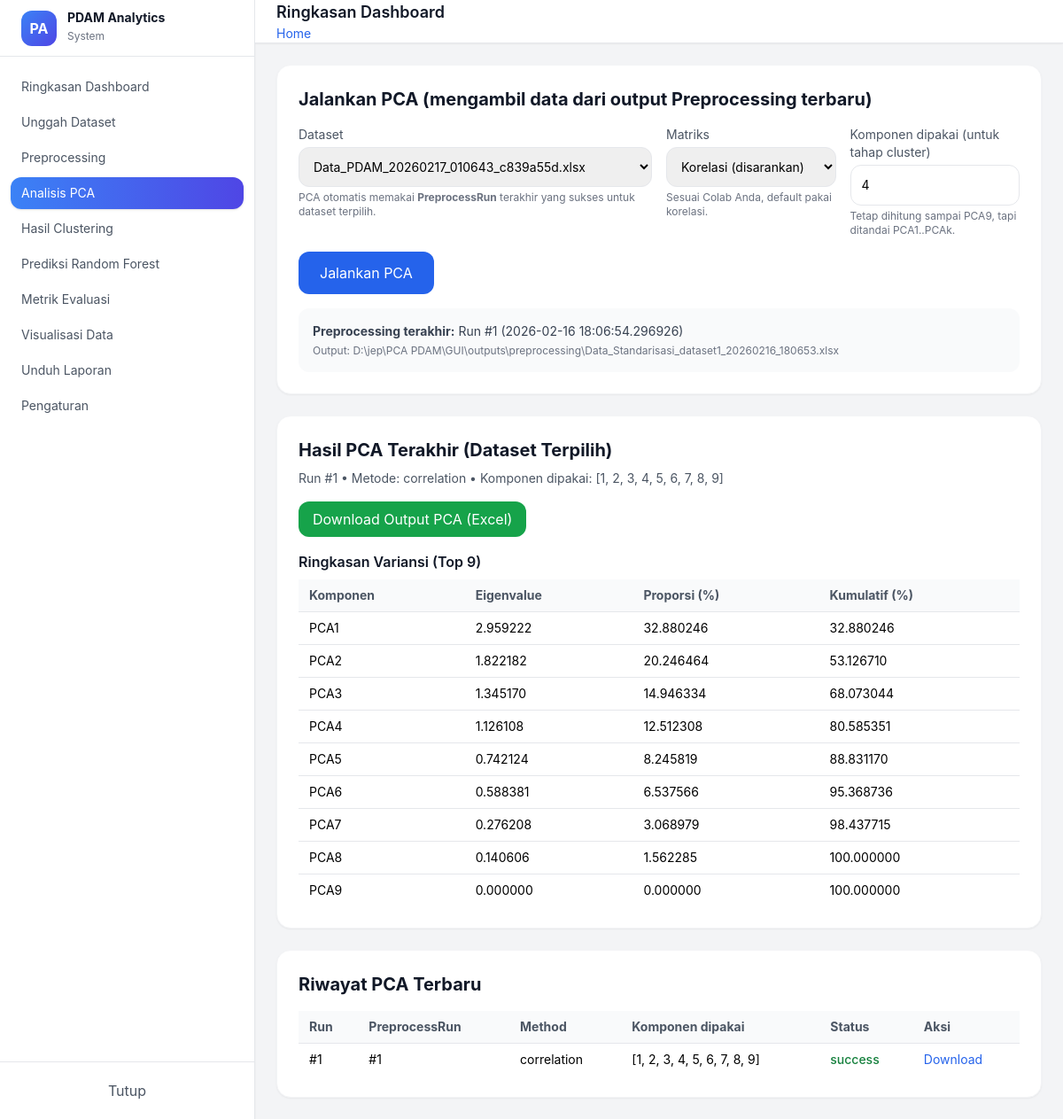
The app's page /pca/?dataset_id=1, older data.
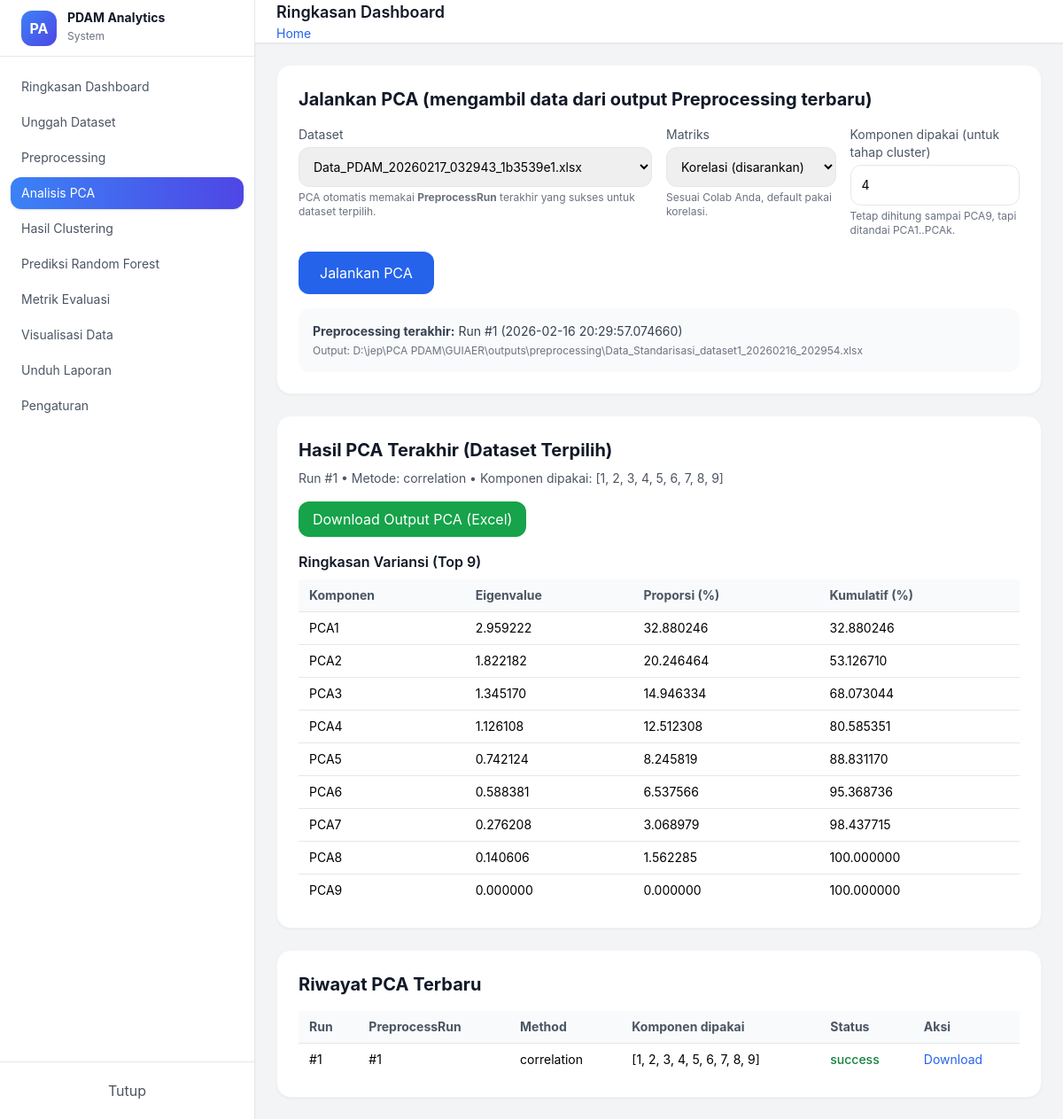
The same page, newer data.
### models/pipeline_models.py (models this page shows)
class PreprocessRun(db.Model):
    __tablename__ = "preprocess_runs"
    id = db.Column(db.Integer, primary_key=True)
    dataset_id = db.Column(db.Integer, db.ForeignKey("datasets.id"), nullable=False, index=True)
    method = db.Column(db.String(50), default="standard_scaler")
    feature_columns = db.Column(db.JSON, nullable=False)        # list kolom yg distandarisasi
    imputation_strategy = db.Column(db.String(50), nullable=True)
    scaler_params = db.Column(db.JSON, nullable=True)           # mean/scale (opsional)
    output_path = db.Column(db.String(500), nullable=True)      # path output excel
    created_at = db.Column(db.DateTime, default=datetime.utcnow)
    status = db.Column(db.String(20), default="success")        # success/failed
    error_message = db.Column(db.Text, nullable=True)
    pca_runs = db.relationship(
        "PCARun", backref="preprocess_run", lazy=True, cascade="all, delete-orphan"
    )

class PCARun(db.Model):
    __tablename__ = "pca_runs"
    id = db.Column(db.Integer, primary_key=True)
    preprocess_run_id = db.Column(db.Integer, db.ForeignKey("preprocess_runs.id"), nullable=False, index=True)
    method = db.Column(db.String(20), default="correlation")  # correlation/covariance
    n_components_total = db.Column(db.Integer, default=9)
    selected_components = db.Column(db.JSON, nullable=True)   # misal [1,2,3,4]
    eigenvalues = db.Column(db.JSON, nullable=True)
    explained_variance = db.Column(db.JSON, nullable=True)
    cumulative_variance = db.Column(db.JSON, nullable=True)
    output_path = db.Column(db.String(500), nullable=True)
    created_at = db.Column(db.DateTime, default=datetime.utcnow)
    status = db.Column(db.String(20), default="success")
    error_message = db.Column(db.Text, nullable=True)
    silhouette_runs = db.relationship(
        "SilhouetteRun", backref="pca_run", lazy=True, cascade="all, delete-orphan"
    )
    kmeans_runs = db.relationship(
        "KMeansRun", backref="pca_run", lazy=True, cascade="all, delete-orphan"
    )

### controllers/pca_controller.py (the view, shortened to what this page needs)
@pca_bp.route("/", methods=["GET", "POST"], strict_slashes=False)
def index():
    datasets = Dataset.query.order_by(Dataset.uploaded_at.desc()).all()
    pca_runs = PCARun.query.order_by(PCARun.created_at.desc()).limit(20).all()
    selected_dataset_id = request.args.get("dataset_id", type=int)
    last_preprocess = None
    last_pca_for_dataset = None
    if selected_dataset_id:
        last_preprocess = (PreprocessRun.query
                           .filter_by(dataset_id=selected_dataset_id, status="success")
                           .order_by(PreprocessRun.created_at.desc())
                           .first())
        if last_preprocess:
            last_pca_for_dataset = (PCARun.query
                                    .filter_by(preprocess_run_id=last_preprocess.id)
                                    .order_by(PCARun.created_at.desc())
                                    .first())
    return render_template(
        "pages/pca.html",
        datasets=datasets,
        pca_runs=pca_runs,
        selected_dataset_id=selected_dataset_id,
        last_preprocess=last_preprocess,
        last_pca_for_dataset=last_pca_for_dataset
    )

### templates/pages/pca.html (shortened to what this page needs)
{% extends "layouts.html" %}
{% block content %}
<div class="bg-white rounded-2xl shadow-sm border border-gray-100 p-6 mb-6">
    <h2 class="text-xl font-bold text-gray-900 mb-4">
        Jalankan PCA (mengambil data dari output Preprocessing terbaru)
    </h2>
    <form method="POST" action="{{ url_for('pca.index', dataset_id=selected_dataset_id) }}">
        <div class="grid grid-cols-1 md:grid-cols-4 gap-4">
            <div class="md:col-span-2">
                <label class="block text-sm text-gray-600 mb-1">Dataset</label>
                <select name="dataset_id"
                        class="w-full border rounded-xl p-3 text-sm"
                        required
                        onchange="window.location='{{ url_for('pca.index') }}?dataset_id=' + this.value;">
                    {% for d in datasets %}
                    <option value="{{ d.id }}" {% if selected_dataset_id == d.id %}selected{% endif %}>
                        {{ d.filename }}
                    </option>
                    {% endfor %}
                </select>
                <p class="text-xs text-gray-500 mt-1">
                    PCA otomatis memakai <b>PreprocessRun</b> terakhir yang sukses untuk dataset terpilih.
                </p>
            </div>
            <div>
                <label class="block text-sm text-gray-600 mb-1">Matriks</label>
                <select name="method" class="w-full border rounded-xl p-3 text-sm">
                    <option value="correlation" selected>Korelasi (disarankan)</option>
                </select>
                <p class="text-xs text-gray-500 mt-1">Sesuai Colab Anda, default pakai korelasi.</p>
            </div>
            <div>
                <label class="block text-sm text-gray-600 mb-1">Komponen dipakai (untuk tahap cluster)</label>
                <input type="number"
                       name="selected_components_count"
                       value="4"
                       min="1"
                       class="w-full border rounded-xl p-3 text-sm" />
                <p class="text-xs text-gray-500 mt-1">Tetap dihitung sampai PCA9, tapi ditandai PCA1..PCAk.</p>
            </div>
        </div>
        <div class="mt-4">
            <button type="submit"
                    class="px-6 py-3 bg-blue-600 text-white rounded-xl hover:bg-blue-700 transition">
                Jalankan PCA
            </button>
        </div>
    </form>
    {% if last_preprocess %}
    <div class="mt-4 p-4 bg-gray-50 rounded-xl text-sm text-gray-700">
        <div><b>Preprocessing terakhir:</b> Run #{{ last_preprocess.id }} ({{ last_preprocess.created_at }})</div>
        <div class="text-xs text-gray-500 mt-1">Output: {{ last_preprocess.output_path }}</div>
    </div>
    {% else %}
    {% if selected_dataset_id %}
    <div class="mt-4 p-4 bg-red-50 rounded-xl text-sm text-red-700">
        Dataset ini belum punya preprocessing sukses. Jalankan preprocessing dulu.
    </div>
    {% endif %}
    {% endif %}
</div>
{% if last_pca_for_dataset and last_pca_for_dataset.status == 'success' %}
<div class="bg-white rounded-2xl shadow-sm border border-gray-100 p-6 mb-6">
    <h2 class="text-xl font-bold text-gray-900 mb-2">Hasil PCA Terakhir (Dataset Terpilih)</h2>
    <p class="text-sm text-gray-600 mb-4">
        Run #{{ last_pca_for_dataset.id }} • Metode: {{ last_pca_for_dataset.method }} •
        Komponen dipakai: {{ last_pca_for_dataset.selected_components }}
    </p>
    <a class="inline-block px-4 py-2 bg-green-600 text-white rounded-xl hover:bg-green-700 transition"
       href="{{ url_for('pca.download', run_id=last_pca_for_dataset.id) }}">
        Download Output PCA (Excel)
    </a>
    {% if last_pca_for_dataset.cumulative_variance %}
    <div class="mt-4">
        <h3 class="font-semibold text-gray-900 mb-2">Ringkasan Variansi (Top 9)</h3>
        <div class="overflow-x-auto">
            <table class="w-full text-sm border-collapse">
                <thead>
                    <tr class="bg-gray-50 text-left text-gray-600">
                        <th class="px-3 py-2">Komponen</th>
                        <th class="px-3 py-2">Eigenvalue</th>
                        <th class="px-3 py-2">Proporsi (%)</th>
                        <th class="px-3 py-2">Kumulatif (%)</th>
                    </tr>
                </thead>
                <tbody>
                    {% for i in range(last_pca_for_dataset.n_components_total) %}
                    <tr class="border-t">
                        <td class="px-3 py-2">PCA{{ i+1 }}</td>
                        <td class="px-3 py-2">{{ "%.6f"|format(last_pca_for_dataset.eigenvalues[i]) }}</td>
                        <td class="px-3 py-2">{{ "%.6f"|format(last_pca_for_dataset.explained_variance[i]) }}</td>
                        <td class="px-3 py-2">{{ "%.6f"|format(last_pca_for_dataset.cumulative_variance[i]) }}</td>
                    </tr>
                    {% endfor %}
                </tbody>
            </table>
        </div>
    </div>
    {% endif %}
</div>
{% endif %}
<div class="bg-white rounded-2xl shadow-sm border border-gray-100 p-6">
    <h2 class="text-xl font-bold text-gray-900 mb-4">Riwayat PCA Terbaru</h2>
    <div class="overflow-x-auto">
        <table class="w-full text-sm border-collapse">
            <thead>
                <tr class="bg-gray-50 text-left text-gray-600">
                    <th class="px-3 py-2">Run</th>
                    <th class="px-3 py-2">PreprocessRun</th>
                    <th class="px-3 py-2">Method</th>
                    <th class="px-3 py-2">Komponen dipakai</th>
                    <th class="px-3 py-2">Status</th>
                    <th class="px-3 py-2">Aksi</th>
                </tr>
            </thead>
            <tbody>
                {% for r in pca_runs %}
                <tr class="border-t">
                    <td class="px-3 py-2">#{{ r.id }}</td>
                    <td class="px-3 py-2">#{{ r.preprocess_run_id }}</td>
                    <td class="px-3 py-2">{{ r.method }}</td>
                    <td class="px-3 py-2">{{ r.selected_components }}</td>
                    <td class="px-3 py-2">
                        {% if r.status == 'success' %}
                            <span class="text-green-700 font-medium">success</span>
                        {% else %}
                            <span class="text-red-700 font-medium">failed</span>
                        {% endif %}
                    </td>
                    <td class="px-3 py-2">
                        {% if r.status == 'success' and r.output_path %}
                        <a class="text-blue-600 hover:underline"
                           href="{{ url_for('pca.download', run_id=r.id) }}">
                           Download
                        </a>
                        {% else %}
                        <span class="text-gray-400">-</span>
                        {% endif %}
                    </td>
                </tr>
                {% endfor %}
            </tbody>
        </table>
    </div>
</div>
{% endblock %}

### templates/layouts.html (shortened to what this page needs)
<!DOCTYPE html>
<html lang="en">
<head>
    <script src="https://cdn.tailwindcss.com"></script>
</head>
<body class="bg-gray-100">
    <div class="flex h-screen overflow-hidden">
        {% include 'layouts/sidebar.html' %}
        <div class="flex-1 flex flex-col overflow-y-auto">
            {% include 'layouts/header.html' %}
            <main class="p-6">
                {% block content %}{% endblock %}
            </main>
        </div>
    </div>
</body>
</html>

### templates/layouts/sidebar.html
<aside class="w-72 bg-white border-r border-gray-200 shadow-sm flex flex-col">
  <div class="h-16 flex items-center gap-3 px-6 border-b">
    <div
      class="w-10 h-10 bg-gradient-to-br from-blue-500 to-indigo-600 rounded-xl flex items-center justify-center text-white font-bold"
    >
      PA
    </div>
    <div>
      <p class="text-sm font-bold text-gray-900 leading-none">PDAM Analytics</p>
      <span class="text-xs text-gray-500"> System </span>
    </div>
  </div>
  <nav class="flex-1 overflow-y-auto px-3 py-4 space-y-1">
    <a
      href="/dashboard"
      class="flex items-center gap-3 px-3 py-2 rounded-xl {% if request.path in ['/', '/dashboard'] %}text-white bg-gradient-to-r from-blue-500 to-indigo-600 shadow{% else %}text-gray-600 hover:bg-gray-100{% endif %}"
    >
      <span class="text-sm">Ringkasan Dashboard</span>
    </a>
    <a
      href="{{ url_for('upload.upload_file') }}"
      class="flex items-center gap-3 px-3 py-2 rounded-xl {% if request.path.startswith('/upload') %} text-white bg-gradient-to-r from-blue-500 to-indigo-600 shadow {% else %} text-gray-600 hover:bg-gray-100 {% endif %}"
    >
      <span class="text-sm">Unggah Dataset</span>
    </a>
    <a
      href="{{ url_for('preprocessing.index') }}"
      class="flex items-center gap-3 px-3 py-2 rounded-xl {% if request.path.startswith('/preprocessing') %}text-white bg-gradient-to-r from-blue-500 to-indigo-600 shadow{% else %}text-gray-600 hover:bg-gray-100{% endif %}"
    >
      <span class="text-sm">Preprocessing</span>
    </a>
    <a
      href="{{ url_for('pca.index') }}"
      class="flex items-center gap-3 px-3 py-2 rounded-xl {% if request.path.startswith('/pca') %}text-white bg-gradient-to-r from-blue-500 to-indigo-600 shadow{% else %}text-gray-600 hover:bg-gray-100{% endif %}"
    >
      <span class="text-sm">Analisis PCA</span>
    </a>
    <a
      href="{{ url_for('clustering.index') }}"
      class="flex items-center gap-3 px-3 py-2 rounded-xl {% if request.path.startswith('/clustering') %}text-white bg-gradient-to-r from-blue-500 to-indigo-600 shadow{% else %}text-gray-600 hover:bg-gray-100{% endif %}"
    >
      <span class="text-sm">Hasil Clustering</span>
    </a>
    <a
      href="{{ url_for('rf.index') }}"
      class="flex items-center gap-3 px-3 py-2 rounded-xl {% if request.path.startswith('/rf') %}text-white bg-gradient-to-r from-blue-500 to-indigo-600 shadow{% else %}text-gray-600 hover:bg-gray-100{% endif %}"
    >
      <span class="text-sm">Prediksi Random Forest</span>
    </a>
    <a
      href="/evaluasi"
      class="flex items-center gap-3 px-3 py-2 rounded-xl {% if request.path == '/evaluasi' %}text-white bg-gradient-to-r from-blue-500 to-indigo-600 shadow{% else %}text-gray-600 hover:bg-gray-100{% endif %}"
    >
      <span class="text-sm">Metrik Evaluasi</span>
    </a>
    <a
      href="/visualisasi"
      class="flex items-center gap-3 px-3 py-2 rounded-xl {% if request.path == '/visualisasi' %}text-white bg-gradient-to-r from-blue-500 to-indigo-600 shadow{% else %}text-gray-600 hover:bg-gray-100{% endif %}"
    >
      <span class="text-sm">Visualisasi Data</span>
    </a>
    <a
      href="/unduh"
      class="flex items-center gap-3 px-3 py-2 rounded-xl {% if request.path == '/unduh' %}text-white bg-gradient-to-r from-blue-500 to-indigo-600 shadow{% else %}text-gray-600 hover:bg-gray-100{% endif %}"
    >
      <span class="text-sm">Unduh Laporan</span>
    </a>
    <a
      href="/pengaturan"
      class="flex items-center gap-3 px-3 py-2 rounded-xl {% if request.path == '/pengaturan' %}text-white bg-gradient-to-r from-blue-500 to-indigo-600 shadow{% else %}text-gray-600 hover:bg-gray-100{% endif %}"
    >
      <span class="text-sm">Pengaturan</span>
    </a>
  </nav>
  <div class="p-3 border-t">
    <button
      class="w-full flex items-center justify-center gap-2 px-3 py-2 rounded-xl text-gray-600 hover:bg-gray-100"
    >
      Tutup
    </button>
  </div>
</aside>

### templates/layouts/header.html (shortened to what this page needs)
<header class="w-full h-16 bg-white border-b border-gray-200 shadow-sm flex items-center justify-between px-6">
    <div class="flex flex-col">
        {% set page_title = 'Ringkasan Dashboard' %}
        {% set breadcrumb = 'Home' %}
        {% if request.path == '/upload' %}
            {% set page_title = 'Unggah Dataset' %}
            {% set breadcrumb = 'Upload' %}
        {% elif request.path == '/preprocessing' %}
            {% set page_title = 'Preprocessing' %}
            {% set breadcrumb = 'Preprocessing' %}
        {% elif request.path == '/pca' %}
            {% set page_title = 'Analisis PCA' %}
            {% set breadcrumb = 'PCA' %}
        {% elif request.path == '/clustering' %}
            {% set page_title = 'Hasil Clustering' %}
            {% set breadcrumb = 'Clustering' %}
        {% elif request.path == '/rf' %}
            {% set page_title = 'Prediksi Random Forest' %}
            {% set breadcrumb = 'Random Forest' %}
        {% elif request.path == '/evaluasi' %}
            {% set page_title = 'Metrik Evaluasi' %}
            {% set breadcrumb = 'Evaluasi' %}
        {% elif request.path == '/visualisasi' %}
            {% set page_title = 'Visualisasi Data' %}
            {% set breadcrumb = 'Visualisasi' %}
        {% elif request.path == '/unduh' %}
            {% set page_title = 'Unduh Laporan' %}
            {% set breadcrumb = 'Unduh' %}
        {% elif request.path == '/pengaturan' %}
            {% set page_title = 'Pengaturan' %}
            {% set breadcrumb = 'Pengaturan' %}
        {% endif %}
        <h1 class="text-lg font-semibold text-gray-900">
            {{ page_title }}
        </h1>
        <span class="text-sm text-blue-600">
            {{ breadcrumb }}
        </span>
    </div>
</header>

### templates/layouts.html (style rules this page uses)
body { font-family: 'Inter', sans-serif; }

Row changes from the older to the newer data that the page shows:
changed PreprocessRun id 1: created_at "2026-02-16 18:06:54.296926" → "2026-02-16 20:29:57.074660"; output_path "D:\\jep\\PCA PDAM\\GUI\\outputs\\preprocessing\\Data_Standarisasi_dataset1_20260216_180653.xlsx" → "D:\\jep\\PCA PDAM\\GUIAER\\outputs\\preprocessing\\Data_Standarisasi_dataset1_20260216_202954.xlsx"
Text that changed along with them:
form field dataset_id: "Data_PDAM_20260217_010643_c839a55d.xlsx" → "Data_PDAM_20260217_032943_1b3539e1.xlsx"
